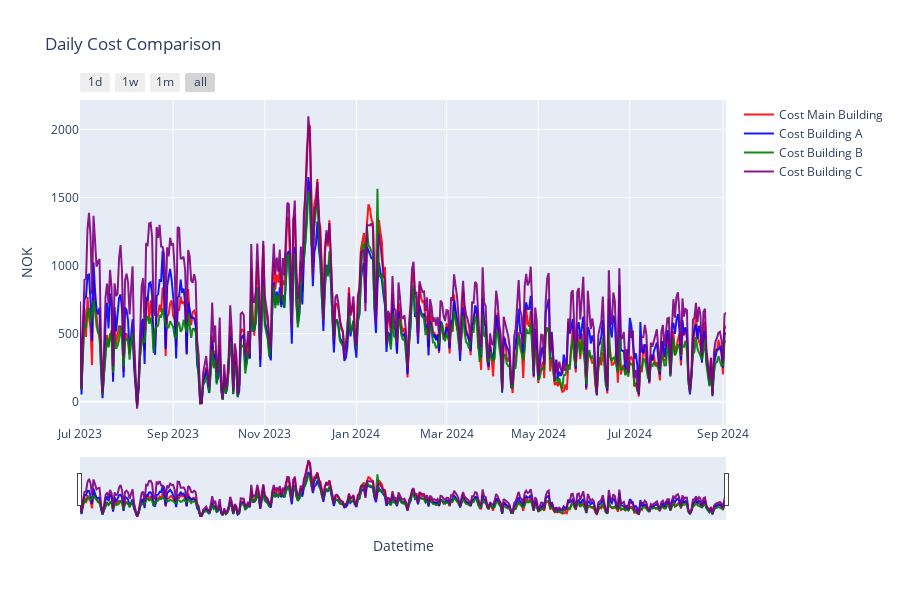

Write notebook code for a chart like this one.
### Markdown cell above
1. Daily Cost

### Code cell
plot_cols_all =[
    ColumnParam("Cost_Net_Of_Sun", "Cost Main Building"),
    ColumnParam("Cost A", "Cost Building A"),
    ColumnParam("Cost B", "Cost Building B"),
    ColumnParam("Cost C", "Cost Building C"),
]


plot_energy_usage(daily_all, plot_cols_all,
                    titel="Daily Cost Comparison",
                    yaxis_title="NOK",
                    tozeroy=False,
                    dark_mode=True,
                    )

### Figure 1 — Plotly figure (JSON) as saved in the notebook; plotly's stock layout.template omitted (floating-point values rounded to 4 significant figures; data arrays with more than 128 entries replaced by an {"elided": "..."} marker saying what was removed)
{"data": [{"line": {"color": "rgba(255, 0, 0, 0.9)"}, "mode": "lines", "name": "Cost Main Building", "type": "scatter", "x": {"elided": "431 str values"}, "y": {"elided": "431 float values"}}, {"line": {"color": "rgba(0, 0, 255, 0.9)"}, "mode": "lines", "name": "Cost Building A", "type": "scatter", "x": {"elided": "431 str values"}, "y": {"elided": "431 float values"}}, {"line": {"color": "rgba(0, 128, 0, 0.9)"}, "mode": "lines", "name": "Cost Building B", "type": "scatter", "x": {"elided": "431 str values"}, "y": {"elided": "431 float values"}}, {"line": {"color": "rgba(128, 0, 128, 0.9)"}, "mode": "lines", "name": "Cost Building C", "type": "scatter", "x": {"elided": "431 str values"}, "y": {"elided": "431 float values"}}], "layout": {"height": 600, "hovermode": "x unified", "showlegend": true, "title": {"text": "Daily Cost Comparison"}, "xaxis": {"rangeselector": {"buttons": [{"count": 1, "label": "1d", "step": "day", "stepmode": "backward"}, {"count": 7, "label": "1w", "step": "day", "stepmode": "backward"}, {"count": 1, "label": "1m", "step": "month", "stepmode": "backward"}, {"step": "all"}]}, "rangeslider": {"visible": true}, "title": {"text": "Datetime"}, "type": "date"}, "yaxis": {"title": {"text": "NOK"}}}}
